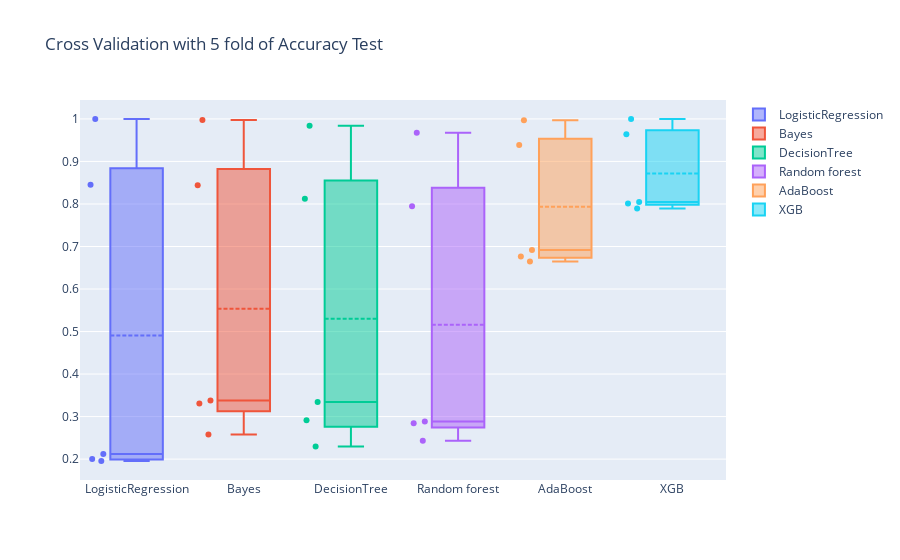
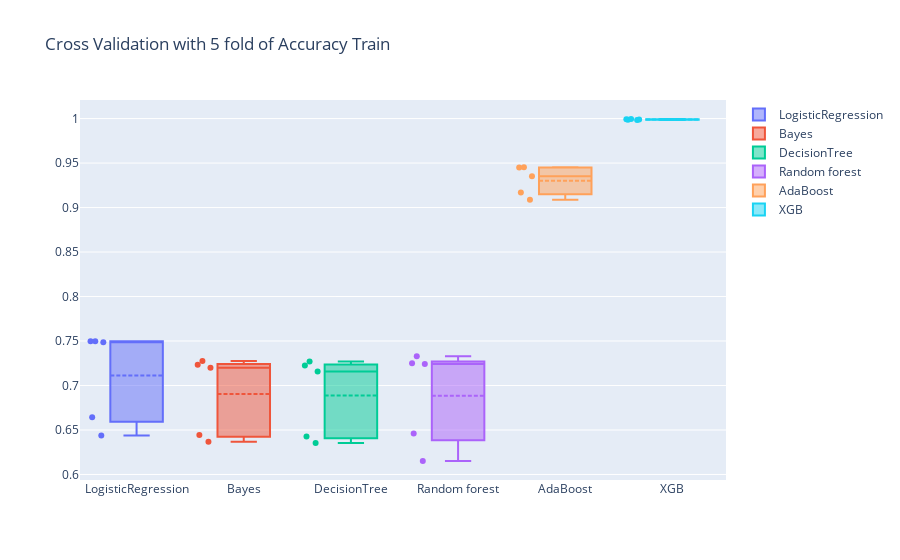
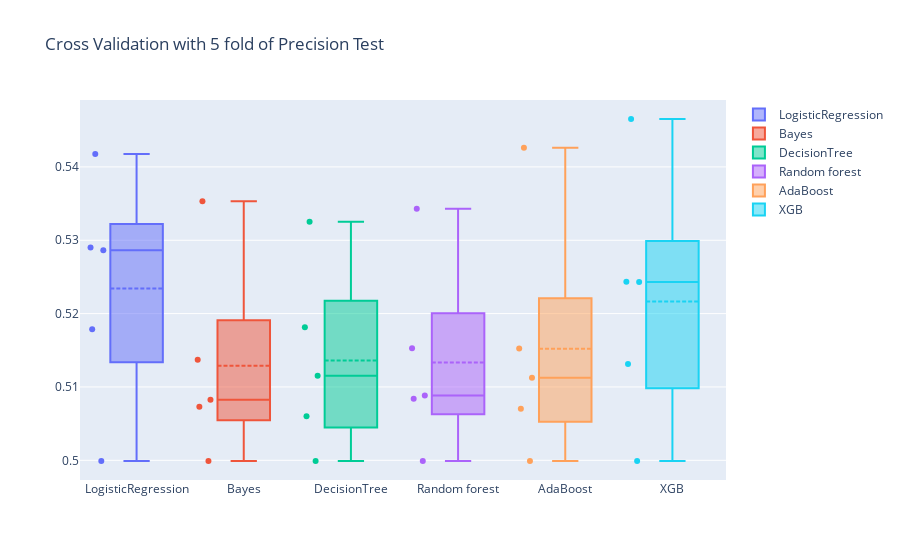
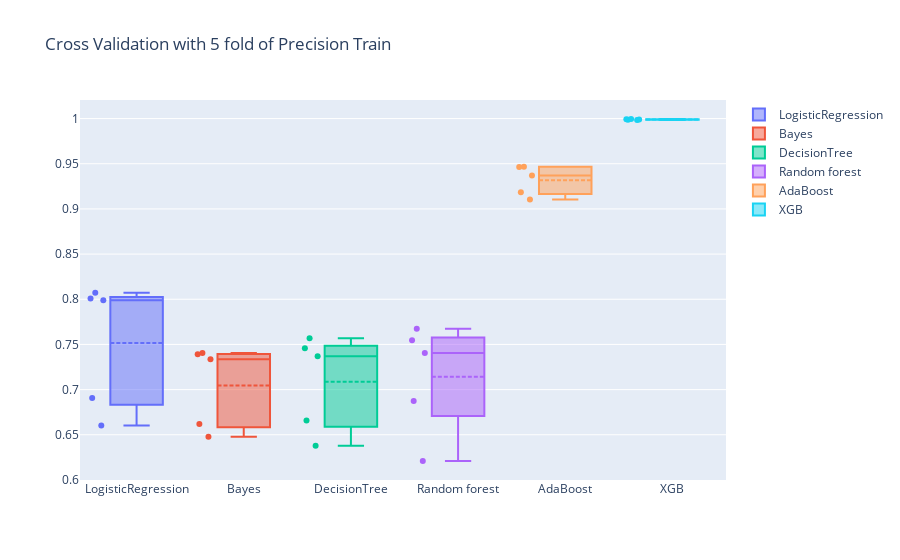

Here is the notebook cell these charts were saved with, in order:
### Code cell
mod =[LogisticRegression(C= 0.7,penalty="l2", solver='lbfgs'),
    GaussianNB(),
    DecisionTreeClassifier(max_depth=400,min_samples_split=0.5),
    RandomForestClassifier(n_estimators=100,max_depth=200,min_samples_split=0.5),
    AdaBoostClassifier(base_estimator = DecisionTreeClassifier(max_depth=150,
                            min_samples_split=0.1), n_estimators=100, random_state=0),
    XGBClassifier(n_estimators= 100,max_depth=150,learning_rate = 0.27, gamma = 0.11,
                  reg_lambda=0.29)]

mod_names=['LogisticRegression','Bayes','DecisionTree','Random forest','AdaBoost','XGB']
score = ['Accuracy Test','Accuracy Train','Precision Test','Precision Train',
              'Recall Test','Recall Train','F1 Score Test','F1 Score Train']

X_df_scale = data_scale(X_df)
y = Y.to_numpy()
X_df_PCA = pca_transform_scale(X_df_scale, n_components=18)
# Apply crovalidation
k=5
df_cv = []
for i  in range(len(mod)):
    cv = cross_validation(X_df_PCA,y,k, model =mod[i],resample='Over',method='SMOTE',
                          plot=False)[0]
    df_cv.append(cv)
## Compare with another model: 
for sc in score:
    fig = go.Figure()   
    fig.add_trace(go.Box(y=df_cv[0][sc],  name = mod_names[0]))
    fig.add_trace(go.Box(y=df_cv[1][sc],  name = mod_names[1]))
    fig.add_trace(go.Box(y=df_cv[2][sc],  name = mod_names[2]))
    fig.add_trace(go.Box(y=df_cv[3][sc],  name = mod_names[3]))
    fig.add_trace(go.Box(y=df_cv[4][sc],  name = mod_names[4]))
    fig.add_trace(go.Box(y=df_cv[5][sc],  name = mod_names[5]))
    fig.update_traces(boxpoints='all', jitter=0.3,boxmean=True)
    #fig.add_trace(go.Box(y=df_cv[3],  name = mod_names[3],boxpoints='all'))
    fig.update_layout(title=f"Cross Validation with {k} fold of "+str(sc))
    fig.show()

### Figure 1 — Plotly figure (JSON) as saved in the notebook; plotly's stock layout.template omitted (floating-point values rounded to 4 significant figures)
{"data": [{"boxmean": true, "boxpoints": "all", "jitter": 0.3, "name": "LogisticRegression", "type": "box", "y": [0.2003, 0.2118, 0.1956, 0.8455, 0.9998]}, {"boxmean": true, "boxpoints": "all", "jitter": 0.3, "name": "Bayes", "type": "box", "y": [0.331, 0.258, 0.338, 0.8437, 0.9977]}, {"boxmean": true, "boxpoints": "all", "jitter": 0.3, "name": "DecisionTree", "type": "box", "y": [0.2915, 0.2295, 0.3342, 0.8121, 0.9838]}, {"boxmean": true, "boxpoints": "all", "jitter": 0.3, "name": "Random forest", "type": "box", "y": [0.2846, 0.2433, 0.2887, 0.7946, 0.9677]}, {"boxmean": true, "boxpoints": "all", "jitter": 0.3, "name": "AdaBoost", "type": "box", "y": [0.6644, 0.6919, 0.6766, 0.9385, 0.9967]}, {"boxmean": true, "boxpoints": "all", "jitter": 0.3, "name": "XGB", "type": "box", "y": [0.7894, 0.8008, 0.8049, 0.9642, 0.9998]}], "layout": {"title": {"text": "Cross Validation with 5 fold of Accuracy Test"}}}

### Figure 2 — Plotly figure (JSON) as saved in the notebook; plotly's stock layout.template omitted (floating-point values rounded to 4 significant figures)
{"data": [{"boxmean": true, "boxpoints": "all", "jitter": 0.3, "name": "LogisticRegression", "type": "box", "y": [0.7497, 0.7486, 0.7498, 0.6643, 0.6438]}, {"boxmean": true, "boxpoints": "all", "jitter": 0.3, "name": "Bayes", "type": "box", "y": [0.7275, 0.7199, 0.7232, 0.6444, 0.6367]}, {"boxmean": true, "boxpoints": "all", "jitter": 0.3, "name": "DecisionTree", "type": "box", "y": [0.7269, 0.7159, 0.7225, 0.6426, 0.6353]}, {"boxmean": true, "boxpoints": "all", "jitter": 0.3, "name": "Random forest", "type": "box", "y": [0.7241, 0.7249, 0.7328, 0.6461, 0.6151]}, {"boxmean": true, "boxpoints": "all", "jitter": 0.3, "name": "AdaBoost", "type": "box", "y": [0.9449, 0.9453, 0.9352, 0.9169, 0.9089]}, {"boxmean": true, "boxpoints": "all", "jitter": 0.3, "name": "XGB", "type": "box", "y": [0.999, 0.9995, 0.9991, 0.9987, 0.9985]}], "layout": {"title": {"text": "Cross Validation with 5 fold of Accuracy Train"}}}

### Figure 3 — Plotly figure (JSON) as saved in the notebook; plotly's stock layout.template omitted (floating-point values rounded to 4 significant figures)
{"data": [{"boxmean": true, "boxpoints": "all", "jitter": 0.3, "name": "LogisticRegression", "type": "box", "y": [0.529, 0.5286, 0.5179, 0.5418, 0.4999]}, {"boxmean": true, "boxpoints": "all", "jitter": 0.3, "name": "Bayes", "type": "box", "y": [0.5082, 0.5137, 0.5073, 0.5353, 0.4999]}, {"boxmean": true, "boxpoints": "all", "jitter": 0.3, "name": "DecisionTree", "type": "box", "y": [0.5115, 0.5181, 0.506, 0.5325, 0.4999]}, {"boxmean": true, "boxpoints": "all", "jitter": 0.3, "name": "Random forest", "type": "box", "y": [0.5084, 0.5153, 0.5088, 0.5343, 0.4999]}, {"boxmean": true, "boxpoints": "all", "jitter": 0.3, "name": "AdaBoost", "type": "box", "y": [0.5152, 0.507, 0.5113, 0.5426, 0.4999]}, {"boxmean": true, "boxpoints": "all", "jitter": 0.3, "name": "XGB", "type": "box", "y": [0.5243, 0.5243, 0.5131, 0.5465, 0.4999]}], "layout": {"title": {"text": "Cross Validation with 5 fold of Precision Test"}}}

### Figure 4 — Plotly figure (JSON) as saved in the notebook; plotly's stock layout.template omitted (floating-point values rounded to 4 significant figures)
{"data": [{"boxmean": true, "boxpoints": "all", "jitter": 0.3, "name": "LogisticRegression", "type": "box", "y": [0.8008, 0.7989, 0.8072, 0.6908, 0.6602]}, {"boxmean": true, "boxpoints": "all", "jitter": 0.3, "name": "Bayes", "type": "box", "y": [0.7404, 0.7336, 0.7392, 0.6618, 0.6478]}, {"boxmean": true, "boxpoints": "all", "jitter": 0.3, "name": "DecisionTree", "type": "box", "y": [0.7457, 0.7568, 0.7369, 0.6659, 0.638]}, {"boxmean": true, "boxpoints": "all", "jitter": 0.3, "name": "Random forest", "type": "box", "y": [0.7405, 0.7547, 0.7672, 0.6874, 0.621]}, {"boxmean": true, "boxpoints": "all", "jitter": 0.3, "name": "AdaBoost", "type": "box", "y": [0.9465, 0.9468, 0.937, 0.9184, 0.9103]}, {"boxmean": true, "boxpoints": "all", "jitter": 0.3, "name": "XGB", "type": "box", "y": [0.999, 0.9995, 0.9991, 0.9987, 0.9985]}], "layout": {"title": {"text": "Cross Validation with 5 fold of Precision Train"}}}
